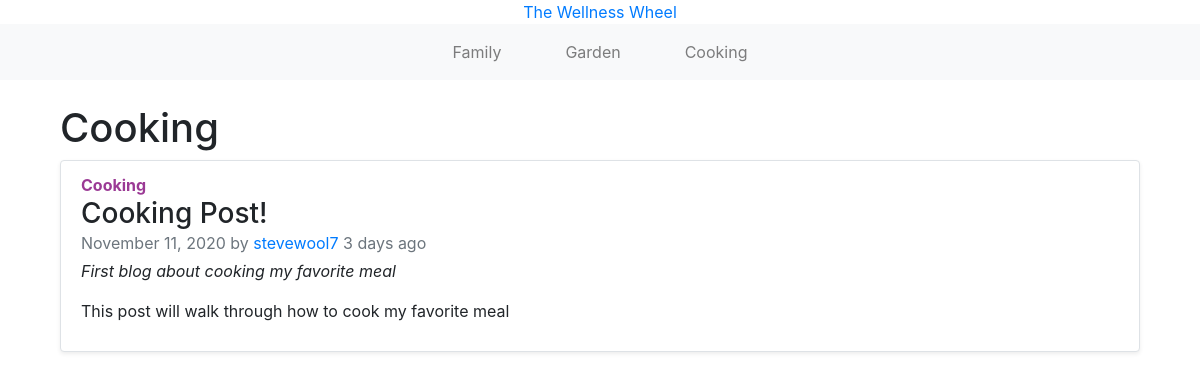
The app's page /cooking/ with its own data.
### blogs/models.py (models this page shows, shortened)
class Post(models.Model):
    STATUS = (
        (0, "Draft"),
        (1, "Publish")
    )
    FAMILY = 'FAMILY'
    GARDEN = 'GARDEN'
    COOKING = 'COOKING'
    CATEGORIES = [
        (FAMILY, 'Family'),
        (GARDEN, 'Garden'),
        (COOKING, 'Cooking')
    ]
    category = models.CharField(max_length=25, choices=CATEGORIES, default='')
    title = models.CharField(max_length=200, unique=True)
    slug = models.SlugField(max_length=200, unique=True)
    author = models.ForeignKey(
        User, on_delete=models.CASCADE, related_name='blog_posts')
    updated_on = models.DateTimeField(auto_now=True)
    description = models.TextField()
    content = models.TextField()
    created_on = models.DateTimeField(auto_now_add=True)
    status = models.IntegerField(choices=STATUS, default=0)
    photo = models.ImageField(upload_to="posts")
    class Meta:
        ordering = ['-created_on']
    def __str__(self):
        return self.title
    def get_color(self):
        color = ''
        if self.category == 'FAMILY':
            color = '#F4ABAA'
        elif self.category == 'GARDEN':
            color = '#3D7DA7'
        elif self.category == 'COOKING':
            color = '#9B3A95'
        return color
    def when_posted(self):
        now = timezone.now()
        diff = now - self.created_on
        if diff.days == 0 and diff.seconds >= 0 and diff.seconds < 60:
            seconds = diff.seconds
            if seconds == 1:
                return f"{seconds} second ago"
            else:
                return f"{seconds} seconds ago"
        if diff.days == 0 and diff.seconds >= 60 and diff.seconds < 3600:
            minutes = math.floor(diff.seconds/60)
            if minutes == 1:
                return f"{minutes} minute ago"
            else:
                return f"{minutes} minutes ago"
        if diff.days == 0 and diff.seconds >= 3600 and diff.seconds < 86400:
            hours = math.floor(diff.seconds/3600)
            if hours == 1:
                return f"{hours} hour ago"
            else:
                return f"{hours} hours ago"
        if diff.days >= 1 and diff.days < 30:
            days = diff.days
            if days == 1:
                return f"{days} day ago"
            else:
                return f"{days} days ago"

### blogs/views.py (the view)
# urls.py: path('cooking/', views.cooking, name='cooking'),
def cooking(request):
    cooking_posts = Post.objects.filter(
        category='COOKING').order_by('-created_on')
    context = {'cooking_posts': cooking_posts}
    return render(request, 'blogs/cooking.html', context)

### blogs/templates/blogs/cooking.html (shortened to what this page needs)
{% extends "blogs/base.html" %} {% block content %}
<div class="container">
  <h1>Cooking</h1>
</div>
<div class="main container">
  <div class="row">
    <div class="col-md-12">
      {% for post in cooking_posts %}
      <ul class="list-group">
        <li class="list-group-item mb-4 border rounded shadow-sm">
          <strong class="mb-2" style="color: {{ post.get_color}}"
            >{{ post.category|title }}</strong
          >
          <h3 class="mb-0">{{ post }}</h3>
          <p class="mb-1 text-muted">
            {{ post.created_on|date:"F n, Y" }} by
            <a href="#">{{ post.author }}</a>
            <span>{{ post.when_posted }}</span>
          </p>
          <p><em>{{ post.description }}</em></p>
          <p>{{ post.content|truncatewords:25 }}</p>
        </li>
      </ul>
      {% endfor %}
    </div>
  </div>
</div>
{% endblock content %}

### records on screen
Post: category "Cooking", title "Cooking Post!", created_on "November 11, 2020", author "stevewool7", when_posted "3 days ago", description "First blog about cooking my favorite meal", content "This post will walk through how to cook my favorite meal"
